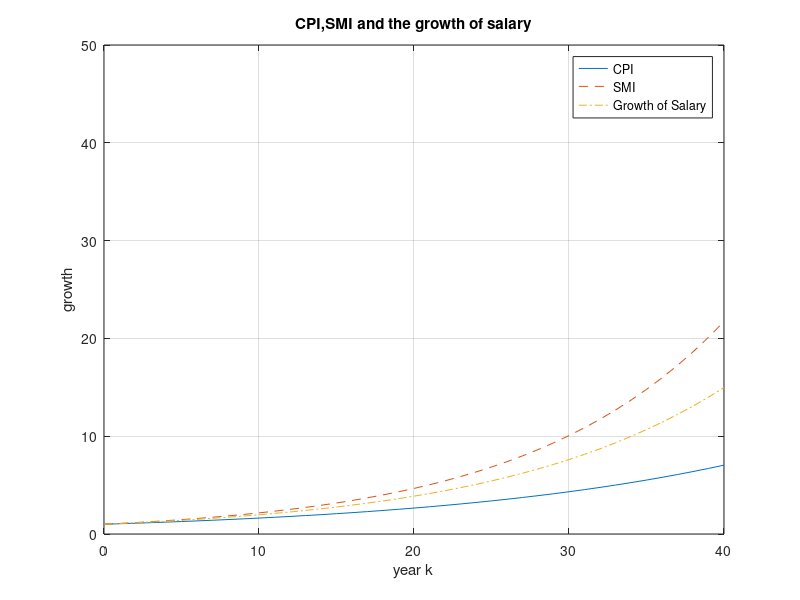
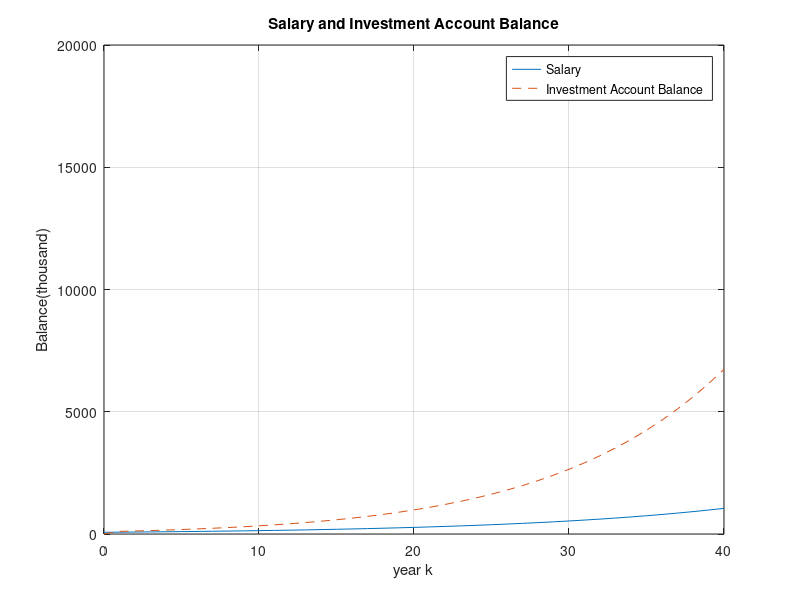
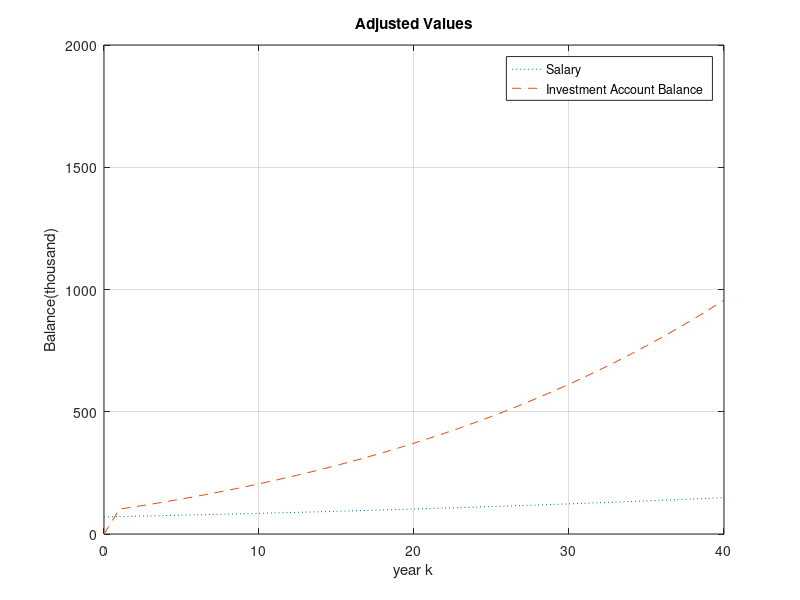
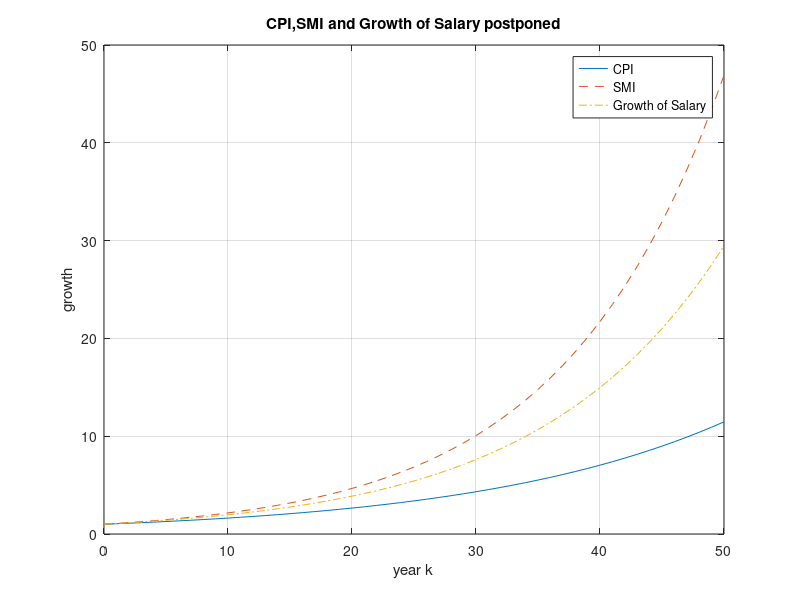

The MATLAB source for these figures, in order:
% Chenyang(Tom)Wang,10/02/2017
% imulation of PS5 Part 3

% We will try the rates of RP = 0.05, RM = 0.08, RS = 0.07 and RI = 0.08. 
% We also suppose the expense part is E = 0.85 (85%) and the investment 
% transfer is I = 0.1 (10%). So 5% stays in your checking account. 
% Create Matlab script lines for defining these parameters.
R_P = 0.05; R_M = 0.08; R_S = 0.07; R_I = 0.08; E = 0.85; I = 0.1;
% Create Matlab script lines for defining the matrices, A, B, C, and D 
% in your state-space model and then for defining your system sys.
A=[1+R_P,0,0,0,0;0,1+R_M,0,0,0;0,0,1+R_S,0,0;0,0,1-E-I,1,0;0,0,I,0,R_I+1]
B=[0;0;0;0;1];
C=[0,0,0,1,1];
D=[0];
kstep = 1;
sys = ss(A,B,C,D,kstep);
% Create Matlab script lines for generating the time vector k
kmax = 40; N = 40;
dk = kmax/N;
k = [0:dk:kmax];
% Create the input vector u
u = [100,zeros(1,N)];
% Create script lines for defining the initial state x0
x0 = [1,1,70,20,0];
% Create script lines for computing the response of the system for 
% the given input and initial conditions.
[y,k,x] = lsim(sys,u,k,x0);
% Create script lines for generating a first figure, which consists of one 
% graph of the CPI and SMI as well as the growth of your salary, which is 
% your salary of year k divided by your salary of year 0. 
% Graphical ranges: 0 to kmax = 40 for the time, 
% and 0 to 50 for the indices. 
ind_min = 0; ind_max = 50;
figure(1)
plot(k,x(:,1),k,x(:,2),'--',k,x(:,3)/70,'-.');
title('CPI,SMI and the growth of salary')
xlabel('year k')
ylabel('growth')
grid
axis([0,kmax,ind_min,ind_max]);
legend('CPI','SMI','Growth of Salary')
% Create script lines for generating a second figure, which consists of 
% one graph of your salary and your investment account balance in 
% thousand dollars against time k
figure(2)
plot(k,x(:,3),k,x(:,5),'--')
title('Salary and Investment Account Balance')
xlabel('year k')
ylabel('Balance(thousand)')
grid
axis([0,kmax,0,20000]);
legend('Salary','Investment Account Balance')
% You realize that million dollars in 40 years may not buy as much as now. 
% Create script lines for generating a third figure, which consists of 
% one graph of your salary and your investment account balance adjusted for 
% inflation against time k.
figure(3)
salary = (x(:,3))./(x(:,1)); invest = (x(:,5))./(x(:,1));
plot(k,salary,':',k,invest,'--')
title('Adjusted Values')
xlabel('year k')
ylabel('Balance(thousand)')
grid
axis([0,kmax,0,2000]);
legend('Salary','Investment Account Balance')
% You could postpone your retirement. 
% So run the same program with kmax = 50.
kmax_1 = 50; N_1 = 50;
dk_1 = kmax_1/N_1;
k_1 = [0:dk_1:kmax_1];
u_1 = [100,zeros(1,N_1)];
[y_1,k_1,x_1] = lsim(sys,u_1,k_1,x0);
figure(4)
plot(k_1,x_1(:,1),k_1,x_1(:,2),'--',k_1,x_1(:,3)/70,'-.');
title('CPI,SMI and Growth of Salary postponed')
xlabel('year k')
ylabel('growth')
grid
axis([0,kmax_1,ind_min,ind_max]);
legend('CPI','SMI','Growth of Salary')
figure(5)
plot(k_1,x_1(:,3),k_1,x_1(:,5),'--')
title('Salary and Investment Account Balance postponed')
xlabel('year k')
ylabel('Balance(thousand)')
grid
axis([0,kmax_1,0,20000]);
legend('Salary','Investment Account Balance')
figure(6)
salary_1 = (x_1(:,3))./(x_1(:,1)); invest_1 = (x_1(:,5))./(x_1(:,1));
plot(k_1,salary_1,':',k_1,invest_1,'--')
title('Adjusted Values postponed')
xlabel('year k')
ylabel('Balanced(thousand)')
grid
axis([0,kmax_1,0,2000]);
legend('Salary','Investment Account Balance')